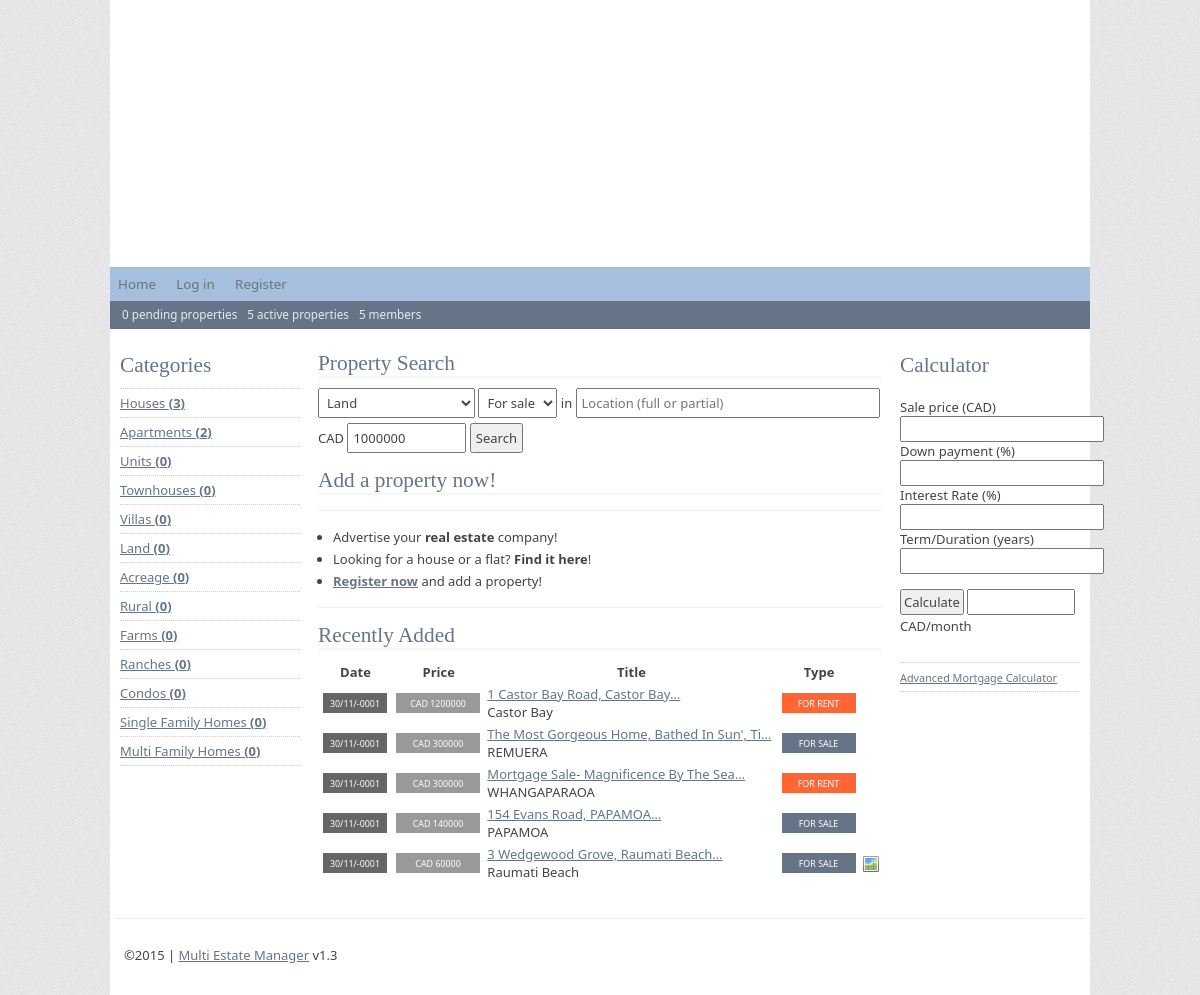
The page / on the database its author committed.
### tables this page shows
CREATE TABLE IF NOT EXISTS `categories` (
  `id` mediumint(9) NOT NULL AUTO_INCREMENT,
  `category` text NOT NULL,
  `description` text NOT NULL,
  PRIMARY KEY (`id`)
);

CREATE TABLE IF NOT EXISTS `data` (
  `id` int(11) NOT NULL AUTO_INCREMENT,
  `date` date NOT NULL,
  `type` text NOT NULL,
  `title` text NOT NULL,
  `price` int(11) NOT NULL,
  `year` text NOT NULL,
  `location` text NOT NULL,
  `address` text NOT NULL,
  `description` text NOT NULL,
  `expire` text NOT NULL,
  `category` text NOT NULL,
  `user` text NOT NULL,
  `contact` text NOT NULL,
  `phone` text NOT NULL,
  `email` text NOT NULL,
  `url` text NOT NULL,
  `photo1` varchar(60) NOT NULL,
  `photo2` varchar(60) NOT NULL,
  `photo3` varchar(60) NOT NULL,
  `approved` tinyint(1) NOT NULL,
  PRIMARY KEY (`id`)
);

### index.php (the view, shortened to what this page needs)
<?php include('includes/top.php');?>
<div id="content">
	<?php include('includes/search.php');?>
	<h2>Add a property now!</h2>
	<ul>
		<li>Advertise your <strong>real estate</strong> company!</li>
		<li>Looking for a house or a flat? <strong>Find it here</strong>!</li>
		<li><a href="register.php"><strong>Register now</strong></a> and add a property!</li>
	</ul>
	<h2>Recently Added</h2>
	<?php
		$result = mysql_query("SELECT * FROM data WHERE approved='1' ORDER BY id DESC LIMIT 15");
		echo '<table class="display">';
		echo '<thead><tr><th>Date</th><th>Price</th><th>Title</th><th>Type</th><th></th></tr></thead>';
		echo '<tbody>';
		while($myrow = mysql_fetch_array($result)) {
			echo '<tr>';
				echo '<td><div class="tag date"><small>'.date('d/m/Y', strtotime($myrow['date'])).'</small></div></td>';
				echo '<td><div class="tag price"><small>'.CURRENCY.' '.$myrow['price'].'</small></div></td>';
				echo '<td><a href="detail-view.php?id='.$myrow['id'].'" title="Click for more">' . substr($myrow['title'], 0, 42) . '&hellip;</a><br>'.$myrow['location'].'</td>';
				if($myrow['type'] == 1) echo '<td><div class="tag sell"><small>For sale</small></div></td>';
				elseif($myrow['type'] == 2) echo '<td><div class="tag rent"><small>For rent</small></div></td>';
				else echo '<td></td>';
				echo '<td>';
					if($myrow['address'] != '') echo '<img src="images/icon-map.png" alt="This property has Google Maps" title="This property has Google Maps" class="icon" />';
				echo '</td>';
			echo '</tr>';
		}
		echo '</tbody>';
		echo '</table>';
	?>
</div>
<?php include('includes/bottom.php');?>

### includes/sidebar.php
<div id="sidebar">
	<h2>Categories</h2>
	<ul class="subnav">
		<?php
		$result = mysql_query("SELECT * FROM categories ORDER BY id");
		while($row = mysql_fetch_array($result)) {
			$result1 = mysql_query("SELECT * FROM data WHERE category='".$row[1]."' AND approved=1",$database);
			$numres = mysql_num_rows($result1);
			echo '<li><a href="detail-category.php?category='.urlencode($row['category']).'">'.$row['category'].' <strong>('.$numres.')</strong></a></li>';
		}
		?>
	</ul>
</div>
<div id="sidebarright">
	<h2>Calculator</h2>
	<form action="<?php echo $_SERVER['PHP_SELF']; ?>">
		<div>Sale price (<?php echo CURRENCY;?>)<br /><input type="text" name="mcPrice" id="mcPrice" class="mortgageField" /></div>
		<div>Down payment (%)<br /><input type="text" name="mcDown" id="mcDown" class="mortgageField" /></div>
		<div>Interest Rate (%)<br /><input type="text" name="mcRate" id="mcRate" class="mortgageField" /></div>
		<div>Term/Duration (years)<br /><input type="text" name="mcTerm" id="mcTerm" class="mortgageField" /></div>
		<p>
			<input type="submit" id="mortgageCalc" onclick="return false" value="Calculate">
			<input type="text" name="mcPayment" id="mcPayment" class="mortgageAnswer" size="8" /> <?php echo CURRENCY; ?>/month
		</p>
	</form>
	<ul class="subnav">
		<li><a href="calculator-mortgage.php"><small>Advanced Mortgage Calculator</small></a></li>
	</ul>
</div>

### css/default.css (style rules this page uses)
body { font: 13px 'Segoe UI', Helvetica, sans-serif; color: #444444; margin: 20px; background: #eeeeee url('../images/noise.png') repeat; }
a { color: #657587; text-decoration: underline; }
input, select, textarea { font: 13px 'Segoe UI', Helvetica, sans-serif; color: #444; padding: 2px; }
html, body, p, ul, li { margin:0; padding:0; }
#sidebar { width: 180px; padding: 6px; float:left; }
#sidebar h2, #sidebarright h2 { margin:10px 0 10px 0; border:none; }
.subnav { border-top: 1px dotted #CCCCCC; margin-bottom: 16px; }
.subnav li { list-style: none; padding: 5px 5px 5px 0; border-bottom: 1px dotted #CCCCCC; }
#sidebarright { width: 180px; float:right; padding: 6px; }
#content { margin:0 200px 0 200px; padding: 4px; }
p { margin:15px 0; line-height:22px; }
h2 { font-size: 16pt; font-weight: normal; font-family: Georgia, serif; color: #657587; border-bottom: 2px solid #f6f6f6; margin: 10px 0; }
#content ul { margin:15px 0 15px 0; line-height:22px; padding:15px 0 15px 15px; border-top:1px solid #eee; border-bottom:1px solid #eee; }
form { padding: 10px 0; }
.tag { font-size: 8pt; padding: 2px; margin: 2px; color: #FFFFFF; font-weight: normal; text-transform: uppercase; text-align: center; height: 16px; line-height: 16px; }
.sell { width: 70px; background-color: #657587; }
.rent { width: 70px; background-color: #FF6633; }
.date { width: 60px; background-color: #666666; }
.price { width: 80px; background-color: #999999; }
table.display { width: 100%; display: table; }
table.display td { padding: 1px; margin: 0; }
.icon { padding: 0; border: none; background-color: transparent; vertical-align: middle; }

### rows shown on the page
categories: category "Houses", numres "3"
categories: category "Apartments", numres "2"
categories: category "Units", numres "0"
categories: category "Townhouses", numres "0"
categories: category "Villas", numres "0"
categories: category "Land", numres "0"
categories: category "Acreage", numres "0"
categories: category "Rural", numres "0"
categories: category "Farms", numres "0"
categories: category "Ranches", numres "0"
categories: category "Condos", numres "0"
categories: category "Single Family Homes", numres "0"
categories: category "Multi Family Homes", numres "0"
data: date "30/11/-0001", price "1200000", title "1 Castor Bay Road, Castor Bay", location "Castor Bay", type "FOR RENT"
data: date "30/11/-0001", price "300000", title "The Most Gorgeous Home, Bathed In Sun', Ti", location "REMUERA", type "FOR SALE"
data: date "30/11/-0001", price "300000", title "Mortgage Sale- Magnificence By The Sea", location "WHANGAPARAOA", type "FOR RENT"
data: date "30/11/-0001", price "140000", title "154 Evans Road, PAPAMOA", location "PAPAMOA", type "FOR SALE"
data: date "30/11/-0001", price "60000", title "3 Wedgewood Grove, Raumati Beach", location "Raumati Beach", type "FOR SALE"

### other values the page prints
$numresults_0 "0"
$numresults_1 "5"
$numresults_u "5"
CURRENCY "CAD"
VERSION "1.3"
form field category "Land"
